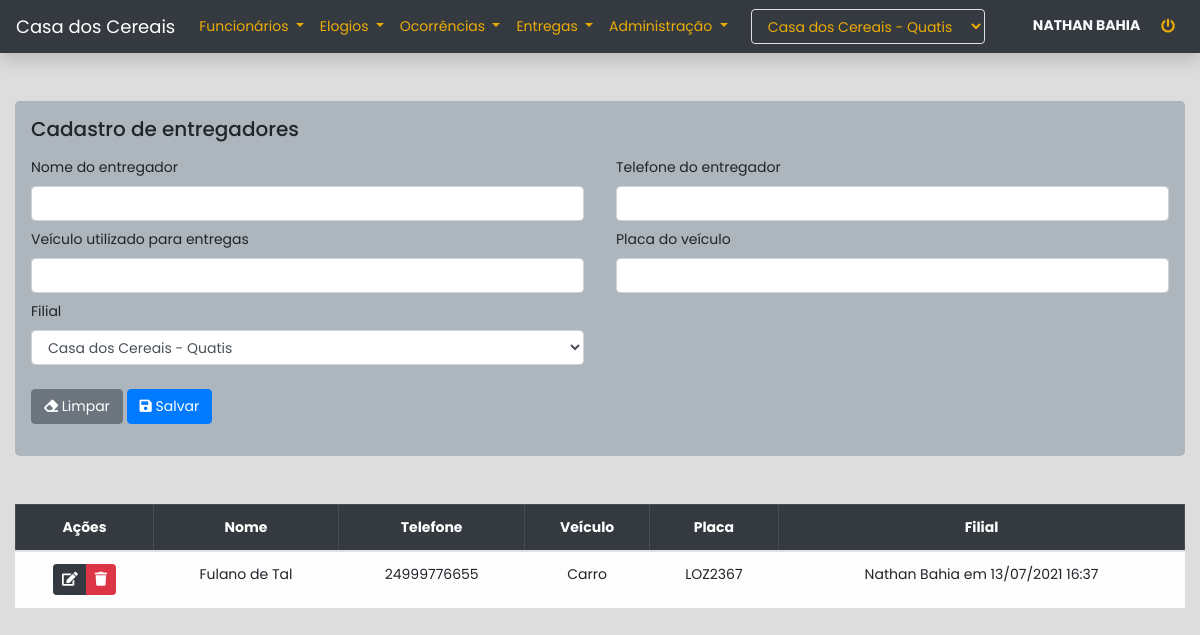
Page /entregas/entregadores (signed in) on the committed database.
### apps/entregas/models.py (models this page shows, shortened)
class Entregador(Base):
    nome = models.CharField(max_length=255)
    filial = models.ForeignKey('core.Filial', on_delete=models.CASCADE)
    telefone = models.CharField(max_length=20, blank=True, null=True)
    veiculo = models.CharField(max_length=255, blank=True, null=True)
    placa = models.CharField(max_length=20, blank=True, null=True)
    is_active = ObjAtivosManager()
    class Meta:
        ordering = ['nome']
        verbose_name = 'Entregador'
        verbose_name_plural = 'Entregadores'

### apps/entregas/views.py (the view, shortened to what this page needs)
# urls.py: path('entregadores', views.entregadores, name='entregadores'),
@login_required
def entregadores(request, pk=None):
    usuario = request.user.perfil.latest('id')
    instance = None
    msg_sucesso = 'Entregador cadastrado com sucesso'
    msg_erro = 'Falha ao cadastrar entregador'
    if pk:
        instance = models.Entregador.is_active.get(pk=pk)
        msg_sucesso = 'Entregador editado com sucesso'
        msg_erro = 'Falha ao editar entregador'
    form = forms.EntregadorForm(
        usuario=usuario,
        instance=instance
    )
    query = None
    if not instance:
        query = models.Entregador.is_active.filter(filial=usuario.filial)
    context = {
        'form': form,
        'instance': instance,
        'entregadores': query
    }
    return render(request, 'entregas/entregadores.html', context)

### apps/core/context_processors.py (called while the page is built)
def usuario(request):
    if not request.user.is_authenticated:
        return {}
    context = {'usuario': {}}
    perfil = request.user.perfil.order_by('id').last()
    if perfil:
        context['usuario']['filial'] = perfil.filial
        context['usuario']['filiais'] = models.Filial.is_active.all()
        if perfil.tipo == '2':
            context['usuario']['administrador'] = True
    return context

### apps/core/models.py (called while the page is built)
    def get_queryset(self):
        return super(ObjAtivosManager, self).get_queryset().filter(ativo=True)

    @property
    def cadastro(self):
        if self.usuario:
            return f"{self.usuario.get_full_name()} em {self.criacao.strftime('%d/%m/%Y %H:%M')}"
        return f"Usuário excluído em {self.criacao.strftime('%d/%m/%Y')}"

    def __str__(self):
        return f'{self.nome} - {self.cidade}'

### apps/core/templatetags/filters.py (called while the page is built)
@register.filter
def converte_none(value):
    if not value:
        return '----------'
    return value

### apps/entregas/templates/entregas/entregadores.html (shortened to what this page needs)
{% extends 'core/base.html' %}
{% load filters %}
{% load bootstrap4 %}
{% block content %}
<div class="container-fluid">
    <form method='post' class='my-5 jumbotron p-3' autocomplete="off">
        {% if instance %}
            <h5>Editar entregador</h5>
        {% else %}
            <h5>Cadastro de entregadores</h5>
        {% endif %}
        <div class="row mx-0 mt-3">
            <div class="col-12 col-sm-6 px-0 pr-sm-3">
                <div class="form-group mb-2">
                    <label for="{{ form.nome.id_for_label }}">{{ form.nome.label }}</label>
                    {{ form.nome }}
                </div>
            </div>
            <div class="col-12 col-sm-6 px-0 pl-sm-3">
                <div class="form-group mb-2">
                    <label for="{{ form.telefone.id_for_label }}">{{ form.telefone.label }}</label>
                    {{ form.telefone }}
                </div>
            </div>
            <div class="col-12 col-sm-6 px-0 pr-sm-3">
                <div class="form-group mb-2">
                    <label for="{{ form.veiculo.id_for_label }}">{{ form.veiculo.label }}</label>
                    {{ form.veiculo }}
                </div>
            </div>
            <div class="col-12 col-sm-6 px-0 pl-sm-3">
                <div class="form-group mb-2">
                    <label for="{{ form.placa.id_for_label }}">{{ form.placa.label }}</label>
                    {{ form.placa }}
                </div>
            </div>
            <div class="col-12 col-sm-6 px-0 pr-sm-3">
                <div class="form-group mb-2">
                    <label for="{{ form.filial.id_for_label }}">{{ form.filial.label }}</label>
                    {{ form.filial }}
                </div>
            </div>
            <div class="col-12 my-3 px-0">
                {% if instance %}
                    <a href="{% url "usuarios:usuarios" %}" type="reset" class="btn btn-secondary">
                        <i class="fas fa-arrow-left"></i> Cancelar
                    </a>
                {% else %}
                    <button type="reset" class="btn btn-secondary">
                        <i class="fas fa-eraser"></i> Limpar
                    </button>
                {% endif %}
                <button type="submit" class="btn btn-primary">
                    <i class="fas fa-save"></i> Salvar
                </button>
            </div>
        </div>
    </form>
    {% if not instance %}
        {% if entregadores %}
            <div class="table-responsive mt-5">
                <table class="table table-bordered text-center">
                    <thead class="table-dark">
                        <tr>
                            <th>Ações</th>
                            <th>Nome</th>
                            <th>Telefone</th>
                            <th>Veículo</th>
                            <th>Placa</th>
                            <th>Filial</th>
                        </tr>
                    </thead>
                    <tbody class="table-light">
                        {% for entregador in entregadores %}
                            <tr>
                                <td>
                                    <div class="btn-group">
                                        <a href="{% url "entregas:edit_entregadores" entregador.id %}" class="btn btn-sm btn-dark btn-edit-usuario" data-entregador="{{ entregador.id }}"><i class="fas fa-edit"></i></a>
                                        <button class="btn btn-sm btn-danger btn-delete-entregador" data-entregador="{{ entregador.id }}"><i class="fas fa-trash"></i></button>
                                    </div>
                                </td>
                                <td>{{ entregador.nome }}</td>
                                <td>{{ entregador.telefone|converte_none }}</td>
                                <td>{{ entregador.veiculo|converte_none }}</td>
                                <td>{{ entregador.placa|converte_none }}</td>
                                <td>{{ entregador.cadastro }}</td>
                            </tr>
                        {% endfor %}
                    </tbody>
                </table>
            </div>
            {% else %}
            <div class="alert alert-warning mt-5">
                Nenhum entregador cadastrado até o momento
            </div>
        {% endif %}
    {% endif %}
</div>
{% endblock %}

### apps/core/templates/core/base.html (shortened to what this page needs)
{% load static %}
<!DOCTYPE html>
{% load bootstrap4 %}
<html lang="pt-br">
    <head>
        <link rel="stylesheet" href="https://use.fontawesome.com/releases/v5.0.13/css/all.css">
        {% bootstrap_css %}
    </head>
    <body>
    <nav class="navbar navbar-expand-lg navbar-dark bg-dark shadow mb-5">
        <a class="navbar-brand" href="{% url 'core:index' %}">Casa dos Cereais</a>
        <div class="collapse navbar-collapse" id="navbarSupportedContent">
            <ul class="navbar-nav mr-auto">
                <li class="nav-item dropdown">
                    <a class="nav-link dropdown-toggle text-warning" href="#" id="dropFuncionarios" role="button"
                       data-toggle="dropdown" aria-haspopup="true" aria-expanded="false">
                        Funcionários
                    </a>
                </li>
                <li class="nav-item dropdown text-warning">
                    <a class="nav-link dropdown-toggle text-warning" href="#" id="dropElogios" role="button"
                       data-toggle="dropdown" aria-haspopup="true" aria-expanded="false">
                        Elogios
                    </a>
                </li>
                <li class="nav-item dropdown">
                    <a class="nav-link dropdown-toggle text-warning" href="#" id="dropOcorrencias" role="button"
                       data-toggle="dropdown" aria-haspopup="true" aria-expanded="false">
                        Ocorrências
                    </a>
                </li>
                <li class="nav-item dropdown">
                    <a class="nav-link dropdown-toggle text-warning" href="#" id="dropEntregas" role="button"
                       data-toggle="dropdown" aria-haspopup="true" aria-expanded="false">
                        Entregas
                    </a>
                </li>
                <li class="nav-item dropdown">
                    <a class="nav-link dropdown-toggle text-warning" href="#" id="dropAdm" role="button"
                       data-toggle="dropdown" aria-haspopup="true" aria-expanded="false">
                        Administração
                    </a>
                </li>
            </ul>
            {% if usuario.administrador %}
                <div class="mr-sm-5">
                    <form action="{% url "core:altera_filial" %}" method="post" id="formFilial">
                        <div class="form group">
                            <select name="filial" id="" class="form-control bg-dark border boder-light text-warning" onchange="$('#formFilial').submit()">
                                {% for filial in usuario.filiais %}
                                    <option value="{{ filial.id }}" {% if usuario.filial == filial %}selected{% endif %}>{{ filial }}</option>
                                {% endfor %}
                            </select>
                        </div>
                    </form>
                </div>
            {% endif %}
            <div class="text-light text-sm-right">
                <b>{{ request.user.get_full_name|upper }}</b>
                <a class='btn btn-sm ml-2' href="{% url 'usuarios:logout' %}" data-toggle="tooltip" title="Sair do sistema">
                    <i class="fas fa-power-off text-warning"></i>
                </a>
            </div>
        </div>
    </nav>
    {% block content %} {% endblock %}
    </body>
</html>

### apps/core/templates/core/base.html (style rules this page uses)
body, a, .btn, .form-control { font-family: 'Poppins', sans-serif; font-size: 14px !important; }
body { background-color: #DDD; }
.jumbotron { background-color: #adb5bd !important; }
.navbar-brand { font-size: 18px !important; }
.text-warning { color: #ecac05 !important; }
.btn-danger, .alert-danger { background: #dc3545 !important; }

### rows in the picture
Entregador: nome "Fulano de Tal", telefone|converte_none "24999776655", veiculo|converte_none "Carro", placa|converte_none "LOZ2367", cadastro "Nathan Bahia em 13/07/2021 16:37"

### other values in the picture
{{ request.user.get_full_name|upper }} "NATHAN BAHIA"
form field filial "Casa dos Cereais - Quatis"
